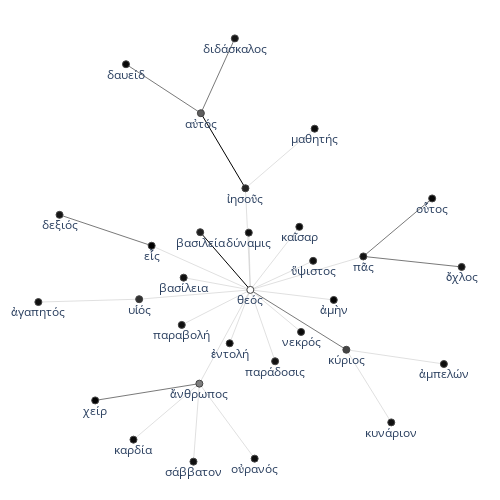

Notebook source saved alongside this figure:
### Code cell
configure_plotly_browser_state()
ego_network_standard(LG_data_cleaned, "nouns_and_adjs", "Mark", 'θεός', "online", "2D") # "θεός"

### Figure 1 — Plotly figure (JSON) as saved in the notebook; plotly's stock layout.template omitted (floating-point values rounded to 4 significant figures)
{"data": [{"y": [0.2082, -0.02752, null, 0.6943, 0.3876, null], "x": [-0.1568, 0.01289, null, -0.1545, -0.003693, null], "line": {"color": "#000000", "width": 1}, "type": "scatter", "mode": "lines"}, {"y": [-0.4105, -0.479, null, -0.02752, -0.2721, null, 0.06632, 0.1092, null, 0.6943, 1.0, null, 0.6943, 0.8944, null, 0.1092, 0.3462, null, 0.2791, 0.153, null], "x": [-0.1596, -0.5122, null, 0.01289, 0.3379, null, 0.728, 0.3953, null, -0.1545, -0.03952, null, -0.1545, -0.408, null, 0.3953, 0.6283, null, -0.6328, -0.3211, null], "line": {"color": "#404040", "width": 0.7}, "type": "scatter", "mode": "lines"}, {"y": [-0.06551, -0.07725, null, -0.06551, -0.02752, null, -0.4105, -0.7291, null, -0.4105, -0.6393, null, -0.4105, -0.02752, null, -0.4105, -0.7168, null, -0.02752, 0.3876, null, -0.02752, 0.0225, null, -0.02752, -0.2457, null, -0.02752, -0.3191, null, -0.02752, 0.153, null, -0.02752, 0.1092, null, -0.02752, -0.1705, null, -0.02752, 0.09108, null, -0.02752, 0.2064, null, -0.02752, -0.0685, null, -0.02752, 0.23, null, -0.02752, -0.1993, null, 0.3876, 0.631, null, -0.2721, -0.5688, null, -0.2721, -0.3302, null], "x": [-0.3634, -0.7045, null, -0.3634, 0.01289, null, -0.1596, -0.1795, null, -0.1596, -0.3826, null, -0.1596, 0.01289, null, -0.1596, 0.02749, null, 0.01289, -0.003693, null, 0.01289, -0.2128, null, 0.01289, -0.05695, null, 0.01289, 0.0968, null, 0.01289, -0.3211, null, 0.01289, 0.3953, null, 0.01289, -0.2192, null, 0.01289, 0.2256, null, 0.01289, 0.007676, null, 0.01289, 0.2953, null, 0.01289, 0.1787, null, 0.01289, 0.1846, null, -0.003693, 0.2306, null, 0.3379, 0.4899, null, 0.3379, 0.668, null], "line": {"color": "#C0C0C0", "width": 0.5}, "type": "scatter", "mode": "lines"}, {"textposition": "bottom center", "text": ["υἱός", "ἄνθρωπος", "βασιλεία", "θεός", "ὄχλος", "αὐτός", "ἰησοῦς", "χείρ", "διδάσκαλος", "πᾶς", "μαθητής", "κύριος", "οὗτος", "δεξιός", "εἷς", "καρδία", "δαυείδ", "ἀγαπητός", "σάββατον", "βασίλεια", "παραβολή", "ἐντολή", "παράδοσις", "νεκρός", "οὐρανός", "ἀμὴν", "ὕψιστος", "δύναμις", "κυνάριον", "ἀμπελών", "καῖσαρ"], "hovertext": ["18", "42", "13", "97", "9", "31", "15", "4", "10", "9", "7", "23", "5", "10", "3", "6", "6", "8", "8", "8", "8", "6", "9", "6", "7", "4", "7", "7", "8", "7", "6"], "y": [-0.06551, -0.4105, 0.2082, -0.02752, 0.06632, 0.6943, 0.3876, -0.479, 1.0, 0.1092, 0.631, -0.2721, 0.3462, 0.2791, 0.153, -0.6393, 0.8944, -0.07725, -0.7291, 0.0225, -0.1705, -0.2457, -0.3191, -0.1993, -0.7168, -0.0685, 0.09108, 0.2064, -0.5688, -0.3302, 0.23], "mode": "markers+text", "hoverinfo": "text", "marker": {"reversescale": true, "colorscale": [[0, "rgb(255,255,255)"], [0.125, "rgb(240,240,240)"], [0.25, "rgb(217,217,217)"], [0.375, "rgb(189,189,189)"], [0.5, "rgb(150,150,150)"], [0.625, "rgb(115,115,115)"], [0.75, "rgb(82,82,82)"], [0.875, "rgb(37,37,37)"], [1, "rgb(0,0,0)"]], "color": [18, 42, 13, 97, 9, 31, 15, 4, 10, 9, 7, 23, 5, 10, 3, 6, 6, 8, 8, 8, 8, 6, 9, 6, 7, 4, 7, 7, 8, 7, 6], "colorbar": {"title": {"text": "degree", "side": "right"}, "xanchor": "left", "thickness": 15}, "showscale": false, "line": {"width": 1}, "size": 7}, "x": [-0.3634, -0.1596, -0.1568, 0.01289, 0.728, -0.1545, -0.003693, -0.5122, -0.03952, 0.3953, 0.2306, 0.3379, 0.6283, -0.6328, -0.3211, -0.3826, -0.408, -0.7045, -0.1795, -0.2128, -0.2192, -0.05695, 0.0968, 0.1846, 0.02749, 0.2953, 0.2256, 0.007676, 0.4899, 0.668, 0.1787], "type": "scatter"}, {"opacity": 0, "text": ["3", "3", "6", "3", "3", "3", "3", "10", "5", "3", "3", "3", "3", "2", "2", "2", "2", "2", "2", "2", "2", "5", "8", "6", "4", "3", "4", "2", "2", "4"], "y": [-0.07138, -0.04651, -0.4447, -0.5698, -0.5249, -0.219, -0.5637, 0.09033, -0.1498, 0.18, -0.002506, -0.1366, -0.1733, 0.06272, 0.04083, -0.09902, 0.03178, 0.08943, -0.04801, 0.1013, -0.1134, 0.08775, 0.5409, 0.8471, 0.7943, 0.5093, 0.2277, -0.4204, -0.3012, 0.216], "mode": "markers", "hoverinfo": "text", "marker": {"opacity": 0}, "x": [-0.5339, -0.1752, -0.3359, -0.1696, -0.2711, -0.07335, -0.06604, -0.07194, 0.1754, 0.0046, -0.09994, -0.02203, 0.05485, -0.1541, 0.2041, -0.1032, 0.1192, 0.01028, 0.1541, 0.09581, 0.09876, 0.5617, -0.07908, -0.09699, -0.2812, 0.1134, 0.5118, 0.4139, 0.5029, -0.477], "type": "scatter"}], "layout": {"autosize": false, "xaxis": {"zeroline": false, "showticklabels": false, "showgrid": false}, "title": {"font": {"size": 16}}, "plot_bgcolor": "rgba(0,0,0,0)", "yaxis": {"zeroline": false, "showticklabels": false, "showgrid": false}, "showlegend": false, "height": 500, "width": 500, "hovermode": "closest", "margin": {"r": 10, "b": 10, "l": 10, "t": 10}}}
